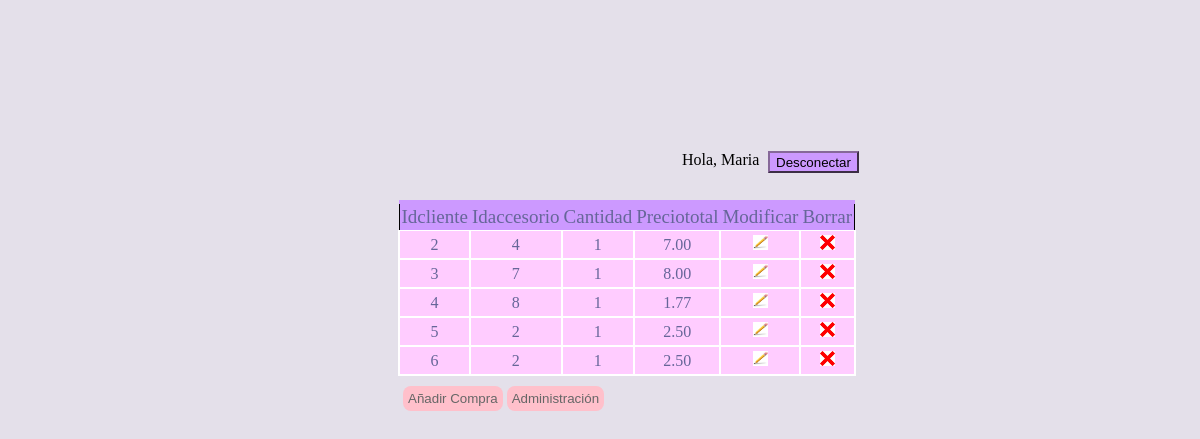
Screenshot of /PHP/adcompra.php (signed in) with the database file from the repository.
### tables this page shows
create table compra
(
	idcliente		int,
	idaccesorio		int,
	cantidad 		int,
	preciototal		decimal(4,2),
	primary key(idcliente, idaccesorio),
	foreign key(idcliente) references cliente(idcliente) on delete cascade,
	foreign key(idaccesorio) references accesorio(idaccesorio) on delete cascade
);

create table cliente
(
	idcliente		int auto_increment not null,
	nombre			varchar(25),
	apellidos		varchar(50),
	telefono		varchar(9),
	email			varchar(100),
	usuario			varchar(15),
	tipo			varchar(20),
	password		varchar(50),
	primary key(idcliente)
);

### PHP/adcompra.php (the view, shortened to what this page needs)
<!DOCTYPE html>
<html lang="en">
  <head>
    <link rel="stylesheet" href="css/adcompra.css">
  </head>
  <body>
    <?php
       include_once "conec.php";
      if(isset($_SESSION["iduser"])){
          $nombreusu = "";
            $nombreusu = "SELECT nombre
                         FROM cliente
                         WHERE idcliente = {$_SESSION['iduser']}
                        ";
            if ($result = $connection->query($nombreusu)) {
                if ($result->num_rows > 0)
                    $nombreusu = $result->fetch_object()->nombre;
                else
                    echo "No se ha encontrado el nombre de usuario";
            }else
                echo "Wrong Query";
      }
      if ($result = $connection->query("SELECT * FROM compra;")) {
            if ($result){
            echo "<table style='border:1px solid black;'>";
            echo "<thead>";
            echo "<tr>";
            echo "<th>Idcliente</th>";
            echo "<th>Idaccesorio</th>";
            echo "<th>Cantidad</th>";
            echo "<th>Preciototal</th>";
            echo "<th>Modificar</th>";
            echo "<th>Borrar</th>";
            echo "</thead>";
          }
      ?>
      <?php
          while($obj = $result->fetch_object()) {
              echo "<tr>";
              echo "<td>".$obj->idcliente."</td>";
              echo "<td>".$obj->idaccesorio."</td>";
              echo "<td>".$obj->cantidad."</td>";
              echo "<td>".$obj->preciototal."</td>";
              echo "<td><a href='editarcompra.php?id=".$obj->idcliente."'><img src='img/modificar.jpg' width='15px'height='15px'/></a></td>";
              echo "<td><a href='borrarcompra.php?id=".$obj->idcliente."'><img src='img/borrar.png' width='15px' height='15px'/></a></td>";
              echo "</tr>";
          }
      }
    ?>
  </table>
  <input type="button" onclick=" location.href='/php/proyecto/agregarcompra.php' " value="Añadir Compra" style=cursor:pointer; name="boton" />
  <input type="button" onclick=" location.href='/php/proyecto/administracion.php' " value="Administración" style=cursor:pointer; name="boton1" />
  <form method="post" id="Desconectar">
      <input type="submit" name="desloguear" value="Desconectar">
        </form>
        <?php echo "<p id='saludo'> Hola, $nombreusu</p>" ?>
  </body>
</html>

### PHP/css/adcompra.css (style rules this page uses)
table { text-align: center; border-collapse: collapse; font-size: 16px; margin: 240px; margin: 200px; margin-left: 390px; }
th { font-size: 19px; font-weight: normal; padding: 2px; background: #c9f; border-top: 4px solid #c9f; border-bottom: 1px solid #fff; color: #669; }
td { padding: 4px; background: #fcf; border: 2px solid #fff; color: #669; border-top: 1px }
body { background: #e4e0ea; }
input[type="button"] { position: relative; left: 395px; top: -190px; border-radius: 8px; background: pink; padding: 5px 5px; border: none; color: #666; }
#saludo { width: 90px; margin-left: 674px; margin-top: -450px; }
input[type=submit] { position: absolute; margin-left: 760px; background-color: #C9F; border-color: #866899; margin-top: -450px; cursor:pointer; height: 22px; }

### rows the page displays
compra: idcliente "2", idaccesorio "4", cantidad "1", preciototal "7.00"
compra: idcliente "3", idaccesorio "7", cantidad "1", preciototal "8.00"
compra: idcliente "4", idaccesorio "8", cantidad "1", preciototal "1.77"
compra: idcliente "5", idaccesorio "2", cantidad "1", preciototal "2.50"
compra: idcliente "6", idaccesorio "2", cantidad "1", preciototal "2.50"
cliente: nombre "Maria"
